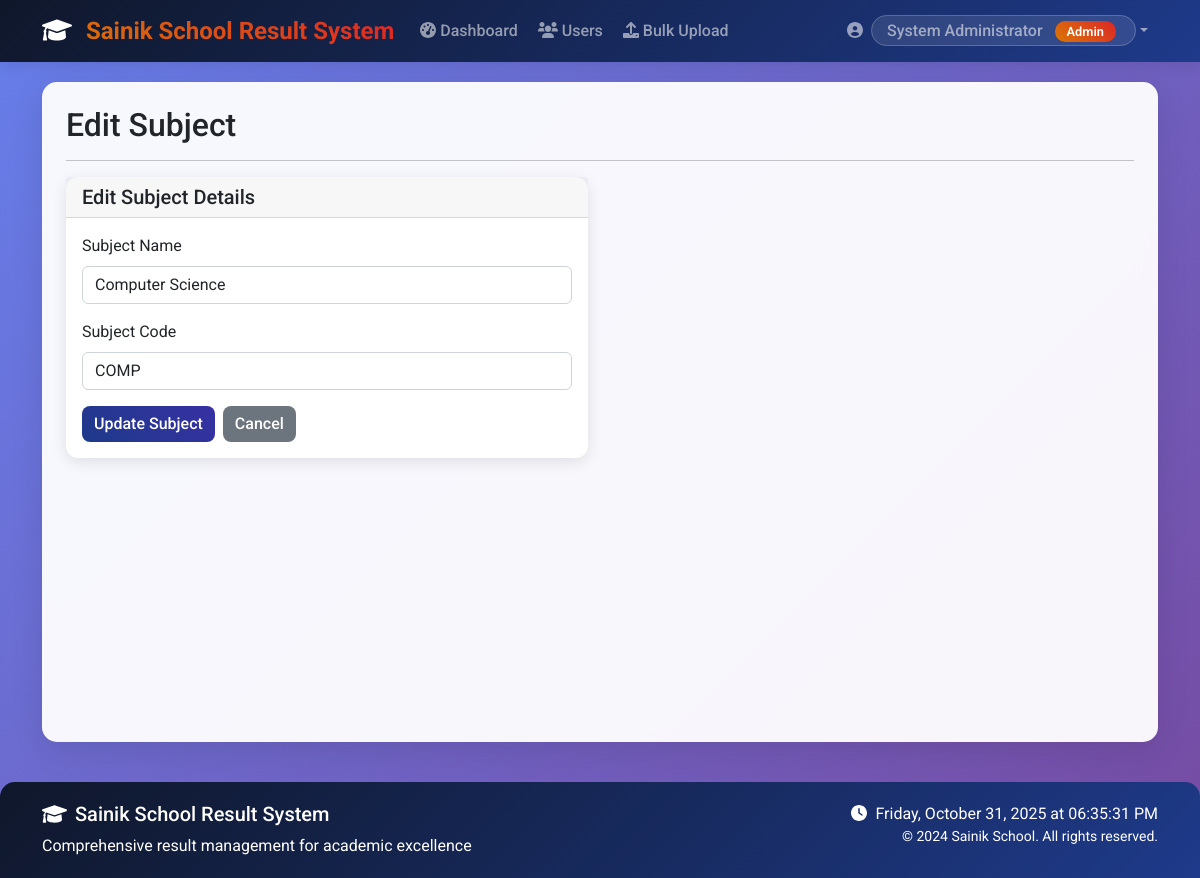
Page /admin/edit_subject/7 (signed in) on the committed database.
### tables this page shows
CREATE TABLE users (
            id INTEGER PRIMARY KEY AUTOINCREMENT,
            username TEXT UNIQUE NOT NULL,
            password TEXT NOT NULL,
            role TEXT NOT NULL CHECK(role IN ('admin', 'teacher', 'student')),
            name TEXT NOT NULL,
            email TEXT,
            created_at TIMESTAMP DEFAULT CURRENT_TIMESTAMP
        );

CREATE TABLE subjects (
            id INTEGER PRIMARY KEY AUTOINCREMENT,
            subject_name TEXT NOT NULL UNIQUE,
            subject_code TEXT UNIQUE
        );

### app.py (the view)
@app.route('/admin/edit_subject/<int:subject_id>')
@login_required
def edit_subject(subject_id):
    if current_user.role != 'admin':
        flash('Access denied!', 'danger')
        return redirect(url_for('index'))
    subject = Subject.get_subject_by_id(subject_id)
    if not subject:
        flash('Subject not found!', 'danger')
        return redirect(url_for('manage_subjects'))
    return render_template('edit_subject.html', subject=subject)

### app.py (called while the page is built)
@login_manager.user_loader
def load_user(user_id):
    return LoginUser.get(user_id)

### auth.py (called while the page is built)
    @staticmethod
    def get(user_id):
        user = User.get_by_id(user_id)
        if user:
            return LoginUser(user.id, user.username, user.role, user.name)
        return None

### database.py (called while the page is built)
def get_db_connection():
    conn = sqlite3.connect('school_results.db')
    conn.row_factory = sqlite3.Row
    return conn

### models.py (called while the page is built)
    @staticmethod
    def get_by_id(user_id):
        conn = get_db_connection()
        user = conn.execute(
            'SELECT * FROM users WHERE id = ?', (user_id,)
        ).fetchone()
        conn.close()
        if user:
            return User(
                id=user['id'],
                username=user['username'],
                password=user['password'],
                role=user['role'],
                name=user['name'],
                email=user['email']
            )
        return None

    @staticmethod
    def get_subject_by_id(subject_id):
        conn = get_db_connection()
        subject = conn.execute(
            'SELECT * FROM subjects WHERE id = ?', (subject_id,)
        ).fetchone()
        conn.close()
        return subject

### templates/edit_subject.html (shortened to what this page needs)
{% extends "base.html" %}
{% block content %}
<div class="row">
    <div class="col-12">
        <h2>Edit Subject</h2>
        <hr>
    </div>
</div>
<div class="row">
    <div class="col-md-6">
        <div class="card">
            <div class="card-header">
                <h5 class="card-title mb-0">Edit Subject Details</h5>
            </div>
            <div class="card-body">
                <form id="editSubjectForm">
                    <div class="mb-3">
                        <label for="subject_name" class="form-label">Subject Name</label>
                        <input type="text" class="form-control" id="subject_name" name="subject_name" value="{{ subject.subject_name }}" required>
                    </div>
                    <div class="mb-3">
                        <label for="subject_code" class="form-label">Subject Code</label>
                        <input type="text" class="form-control" id="subject_code" name="subject_code" value="{{ subject.subject_code }}" required>
                    </div>
                    <div class="d-flex gap-2">
                        <button type="submit" class="btn btn-primary">Update Subject</button>
                        <a href="{{ url_for('manage_subjects') }}" class="btn btn-secondary">Cancel</a>
                    </div>
                </form>
            </div>
        </div>
    </div>
</div>
{% endblock %}

### templates/base.html (shortened to what this page needs)
<!DOCTYPE html>
<html lang="en">
<head>
    <link href="https://cdn.jsdelivr.net/npm/bootstrap@5.1.3/dist/css/bootstrap.min.css" rel="stylesheet">
    <link rel="stylesheet" href="https://cdnjs.cloudflare.com/ajax/libs/font-awesome/6.0.0/css/all.min.css">
    <link href="{{ url_for('static', filename='css/style.css') }}" rel="stylesheet">
</head>
<body>
    <nav class="navbar navbar-expand-lg navbar-dark bg-primary sticky-top">
        <div class="container">
            <a class="navbar-brand" href="{{ url_for('index') }}">
                <i class="fas fa-graduation-cap me-2"></i>
                Sainik School Result System
            </a>
            <div class="collapse navbar-collapse" id="navbarNav">
                <ul class="navbar-nav me-auto">
                    {% if current_user.is_authenticated %}
                        {% if current_user.role == 'admin' %}
                            <li class="nav-item">
                                <a class="nav-link" href="{{ url_for('admin_dashboard') }}">
                                    <i class="fas fa-tachometer-alt me-1"></i>Dashboard
                                </a>
                            </li>
                            <li class="nav-item">
                                <a class="nav-link" href="{{ url_for('manage_users') }}">
                                    <i class="fas fa-users me-1"></i>Users
                                </a>
                            </li>
                            <li class="nav-item">
                                <a class="nav-link" href="{{ url_for('upload_data') }}">
                                    <i class="fas fa-upload me-1"></i>Bulk Upload
                                </a>
                            </li>
                        {% endif %}
                    {% endif %}
                </ul>
                <div class="navbar-nav ms-auto">
                    {% if current_user.is_authenticated %}
                        <div class="nav-item dropdown">
                            <a class="nav-link dropdown-toggle" href="#" id="navbarDropdown" role="button" data-bs-toggle="dropdown">
                                <i class="fas fa-user-circle me-1"></i>
                                <span class="welcome-text">
                                    {{ current_user.name }}
                                    <span class="role-badge ms-2">{{ current_user.role|title }}</span>
                                </span>
                            </a>
                        </div>
                    {% else %}
                        <a class="nav-link" href="{{ url_for('login') }}">
                            <i class="fas fa-sign-in-alt me-1"></i>Login
                        </a>
                    {% endif %}
                </div>
            </div>
        </div>
    </nav>
    <div class="container">
        <div class="main-container p-4">
            {% block content %}{% endblock %}
        </div>
    </div>
    <footer class="footer">
        <div class="container">
            <div class="row">
                <div class="col-md-6">
                    <h5><i class="fas fa-graduation-cap me-2"></i>Sainik School Result System</h5>
                    <p class="mb-0">Comprehensive result management for academic excellence</p>
                </div>
                <div class="col-md-6 text-md-end">
                    <p class="mb-0">
                        <i class="fas fa-clock me-1"></i>
                        <span id="current-time"></span>
                    </p>
                    <p class="mb-0 small">
                        &copy; 2024 Sainik School. All rights reserved.
                    </p>
                </div>
            </div>
        </div>
    </footer>
</body>
</html>

### static/css/style.css (style rules this page uses)
body { background-color: #f8f9fa; }
.card { box-shadow: 0 0.125rem 0.25rem rgba(0, 0, 0, 0.075); border: 1px solid rgba(0, 0, 0, 0.125); }
.navbar-brand { font-weight: bold; }
.btn { border-radius: 0.375rem; }
.form-control, .form-select { border-radius: 0.375rem; }

### templates/base.html (style rules this page uses)
:root { --sainik-blue: #1e3a8a; --sainik-red: #dc2626; --sainik-gold: #d97706; --sainik-dark: #0f172a; }
body { font-family: 'Roboto', sans-serif; background: linear-gradient(135deg, #667eea 0%, #764ba2 100%); min-height: 100vh; }
.main-container { background: rgba(255, 255, 255, 0.95); backdrop-filter: blur(10px); border-radius: 15px; box-shadow: 0 8px 32px rgba(0, 0, 0, 0.1); margin-top: 20px; margin-bottom: 20px; min-height: calc(100vh - 140px); }
.navbar-brand { font-weight: 700; font-size: 1.5rem; background: linear-gradient(45deg, var(--sainik-gold), var(--sainik-red)); -webkit-background-clip: text; -webkit-text-fill-color: transparent; background-clip: text; }
.navbar { background: linear-gradient(135deg, var(--sainik-dark), var(--sainik-blue)) !important; box-shadow: 0 2px 15px rgba(0, 0, 0, 0.1); }
.nav-link { font-weight: 500; transition: all 0.3s ease; border-radius: 5px; margin: 0 2px; }
.welcome-text { background: rgba(255, 255, 255, 0.1); padding: 5px 15px; border-radius: 20px; border: 1px solid rgba(255, 255, 255, 0.2); }
.footer { background: linear-gradient(135deg, var(--sainik-dark), var(--sainik-blue)); color: white; padding: 20px 0; margin-top: 40px; border-radius: 15px 15px 0 0; }
.role-badge { background: linear-gradient(45deg, var(--sainik-gold), var(--sainik-red)); color: white; padding: 3px 12px; border-radius: 15px; font-size: 0.8rem; font-weight: 600; }
.card { transition: all 0.3s ease; border: none; border-radius: 12px; box-shadow: 0 4px 15px rgba(0, 0, 0, 0.1); }
.btn { border-radius: 8px; font-weight: 500; transition: all 0.3s ease; border: none; }
.btn-primary { background: linear-gradient(45deg, var(--sainik-blue), #3730a3); }

### rows in the picture
users: name "System Administrator", role "Admin"
subjects: subject_name "Computer Science", subject_code "COMP"
